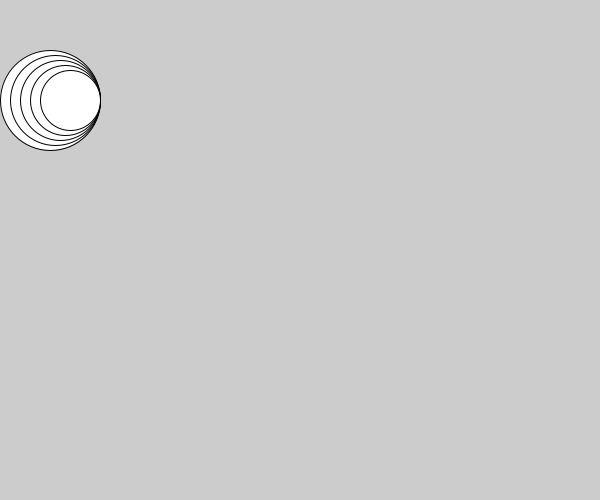
Frame 1 (no input)
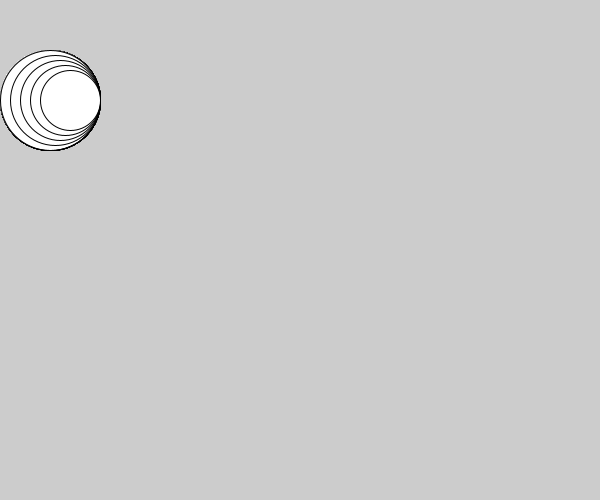
Frame 60 (the mouse pressed at the canvas centre just before this capture)
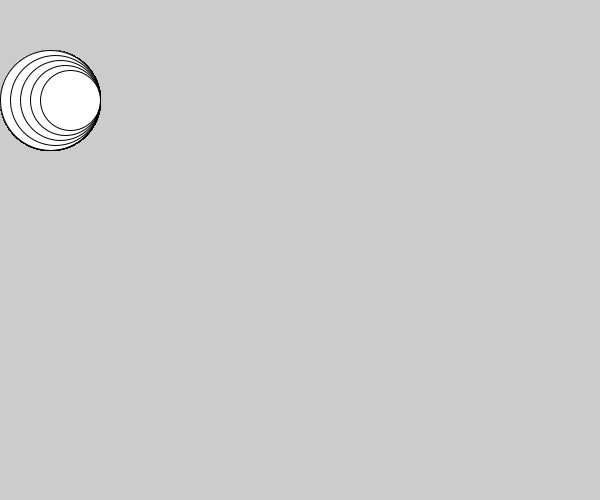
Frame 120 (the mouse held since frame 60 and released just before this capture)

The Processing sketch that drew these frames (run headless with seeded random() and noise(); from frame 60 on, the mouse is pressed at the canvas centre):

// Processing sketch: Hoofdstuk_9_6
// ── Hoofdstuk_9_6.pde
void setup(){  
  size(600,500);
}


void draw(){
int sizeH = 100;

for(int t = 0; t < 5; t++){
ellipse(100 - sizeH/2, 100, sizeH,sizeH);
sizeH-=10;
println(sizeH);
}
}
